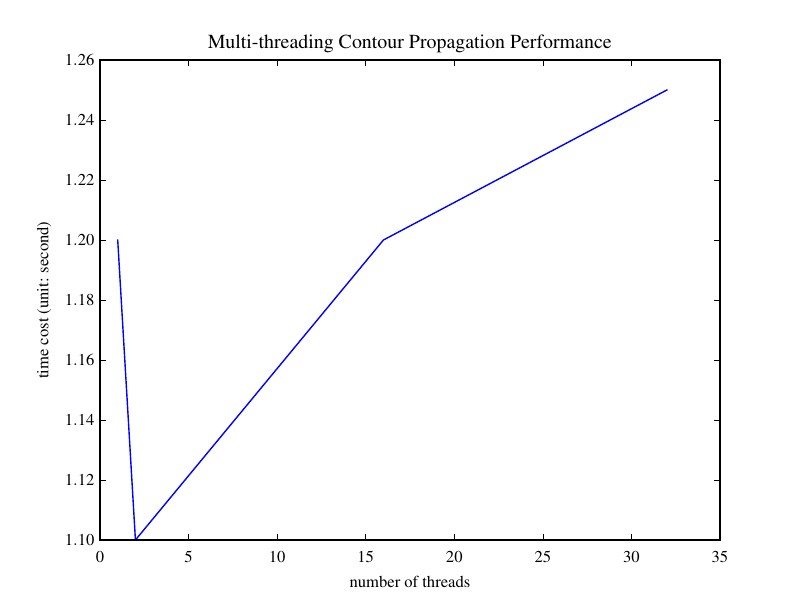

Recreate this plot in Python.
#!/usr/bin/env python

import os
from pylab import *
from matplotlib.font_manager import fontManager, FontProperties
from mpl_toolkits.axes_grid.axislines import Subplot
from matplotlib import rc
from scipy import interpolate
# rc('font',**{'family':'sans-serif','sans-serif':['Helvetica']})
rc('font',**{'family':'serif','serif':['Times']})
# rc('font',**{'family':'monospace','monospace':['Courier']})
rc('text', usetex=True)

fig = figure(1)
ax = Subplot(fig,111)
fig.add_subplot(ax)


# params = {'backend': 'ps',
#           'axes.labelsize': 10,
#           'text.fontsize': 10,
#           'legend.fontsize': 10,
#           'xtick.labelsize': 8,
#           'ytick.labelsize': 8,
#           'text.usetex': True}
# rcParams.update(params)

data = array([[1,1.2], [2,1.1], [16,1.2], [32,1.25]])
fn = 'fig-perf-plot2.pdf'


s = interpolate.InterpolatedUnivariateSpline(data[:,0], data[:,1])

# xnew = linspace(1,32,100)# arange(1, 32, 0.1)
xnew = arange(1, 33, 1)
ynew = s(xnew)

# print a[:,1]
# plot(data[:,0],data[:,1], 'o', xnew, ynew)
plot(data[:,0],data[:,1])

# for direction in ["left", "right", "bottom", "top"]:
#     ax.axis[direction].set_visible(False)

# bar(data[:,0],data[:,1])
# xticks(data[:,0]+0.2)

xlabel('number of threads')
ylabel('time cost (unit: second)')
title('Multi-threading Contour Propagation Performance')
savefig(fn)
show()

# os.system('display '+fn)
# os.system('epstopdf '+fn)
# os.system('evince propagate-performance.pdf')

